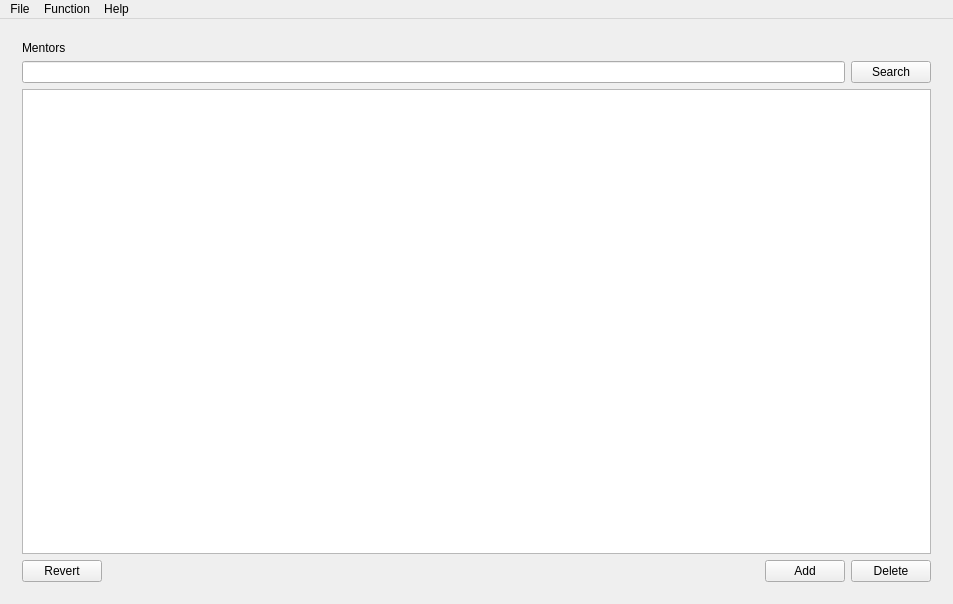
<?xml version="1.0" encoding="UTF-8"?>
<ui version="4.0">
 <class>MainWindow</class>
 <widget class="QMainWindow" name="MainWindow">
  <property name="geometry">
   <rect>
    <x>0</x>
    <y>0</y>
    <width>953</width>
    <height>604</height>
   </rect>
  </property>
  <property name="minimumSize">
   <size>
    <width>740</width>
    <height>480</height>
   </size>
  </property>
  <property name="windowTitle">
   <string>Set4ANU</string>
  </property>
  <property name="windowIcon">
   <iconset resource="icon.qrc">
    <normaloff>:/icon/icon.ico</normaloff>:/icon/icon.ico</iconset>
  </property>
  <widget class="QWidget" name="centralWidget">
   <property name="sizePolicy">
    <sizepolicy hsizetype="Expanding" vsizetype="Expanding">
     <horstretch>0</horstretch>
     <verstretch>0</verstretch>
    </sizepolicy>
   </property>
   <layout class="QGridLayout" name="gridLayout_5">
    <item row="0" column="0">
     <layout class="QGridLayout" name="gridLayout">
      <item row="0" column="0">
       <widget class="QStackedWidget" name="stack">
        <property name="cursor">
         <cursorShape>ArrowCursor</cursorShape>
        </property>
        <property name="currentIndex">
         <number>0</number>
        </property>
        <widget class="QWidget" name="page_mentors">
         <layout class="QGridLayout" name="gridLayout_3">
          <item row="2" column="0">
           <widget class="QTableView" name="tableView_mentors">
            <property name="sortingEnabled">
             <bool>true</bool>
            </property>
           </widget>
          </item>
          <item row="1" column="0">
           <layout class="QGridLayout" name="gridLayout_mentors_search">
            <item row="0" column="0">
             <widget class="QLineEdit" name="lineEdit_mentors_search"/>
            </item>
            <item row="0" column="1">
             <widget class="QPushButton" name="pushButton_mentors_search">
              <property name="text">
               <string>Search</string>
              </property>
             </widget>
            </item>
           </layout>
          </item>
          <item row="3" column="0">
           <layout class="QGridLayout" name="gridLayout_mentors_edit">
            <item row="1" column="5">
             <spacer name="horizontalSpacer_mentors">
              <property name="orientation">
               <enum>Qt::Horizontal</enum>
              </property>
              <property name="sizeHint" stdset="0">
               <size>
                <width>40</width>
                <height>20</height>
               </size>
              </property>
             </spacer>
            </item>
            <item row="1" column="6">
             <widget class="QPushButton" name="pushButton_mentors_add">
              <property name="text">
               <string>Add</string>
              </property>
             </widget>
            </item>
            <item row="1" column="7">
             <widget class="QPushButton" name="pushButton_mentors_delete">
              <property name="text">
               <string>Delete</string>
              </property>
             </widget>
            </item>
            <item row="1" column="0">
             <widget class="QPushButton" name="pushButton_mentors_revert">
              <property name="text">
               <string>Revert</string>
              </property>
             </widget>
            </item>
           </layout>
          </item>
          <item row="0" column="0">
           <widget class="QLabel" name="label_mentors">
            <property name="text">
             <string>Mentors</string>
            </property>
           </widget>
          </item>
         </layout>
        </widget>
        <widget class="QWidget" name="page_mentees">
         <layout class="QGridLayout" name="gridLayout_4">
          <item row="4" column="0">
           <layout class="QGridLayout" name="gridLayout_mentees_edit">
            <item row="0" column="6">
             <widget class="QPushButton" name="pushButton_mentees_add">
              <property name="text">
               <string>Add</string>
              </property>
             </widget>
            </item>
            <item row="0" column="5">
             <spacer name="horizontalSpacer_mentees">
              <property name="orientation">
               <enum>Qt::Horizontal</enum>
              </property>
              <property name="sizeHint" stdset="0">
               <size>
                <width>40</width>
                <height>20</height>
               </size>
              </property>
             </spacer>
            </item>
            <item row="0" column="7">
             <widget class="QPushButton" name="pushButton_mentees_delete">
              <property name="text">
               <string>Delete</string>
              </property>
             </widget>
            </item>
            <item row="0" column="0">
             <widget class="QPushButton" name="pushButton_mentees_revert">
              <property name="text">
               <string>Revert</string>
              </property>
             </widget>
            </item>
           </layout>
          </item>
          <item row="1" column="0">
           <layout class="QGridLayout" name="gridLayout_mentees_search">
            <item row="0" column="0">
             <widget class="QLineEdit" name="lineEdit_mentees_search"/>
            </item>
            <item row="0" column="1">
             <widget class="QPushButton" name="pushButton_mentees_search">
              <property name="text">
               <string>Search</string>
              </property>
             </widget>
            </item>
           </layout>
          </item>
          <item row="3" column="0">
           <widget class="QTableView" name="tableView_mentees">
            <property name="sortingEnabled">
             <bool>true</bool>
            </property>
           </widget>
          </item>
          <item row="0" column="0">
           <widget class="QLabel" name="label_mentees">
            <property name="text">
             <string>Mentees</string>
            </property>
           </widget>
          </item>
         </layout>
        </widget>
        <widget class="QWidget" name="page_matching">
         <layout class="QGridLayout" name="gridLayout_2">
          <item row="0" column="1">
           <layout class="QGridLayout" name="gridLayout_match_mentees">
            <item row="0" column="0">
             <widget class="QTableView" name="tableView_match_mentees_matched">
              <property name="sortingEnabled">
               <bool>false</bool>
              </property>
             </widget>
            </item>
            <item row="4" column="0">
             <layout class="QGridLayout" name="gridLayout_match_mentees_search">
              <item row="0" column="0">
               <widget class="QLineEdit" name="lineEdit_match_search_mentees"/>
              </item>
              <item row="0" column="1">
               <widget class="QPushButton" name="pushButton_match_search_mentees">
                <property name="text">
                 <string>Search</string>
                </property>
               </widget>
              </item>
             </layout>
            </item>
            <item row="1" column="0">
             <layout class="QGridLayout" name="gridLayout_match_mentees_manual">
              <item row="0" column="1">
               <widget class="QPushButton" name="pushButton_Up">
                <property name="text">
                 <string>↑</string>
                </property>
               </widget>
              </item>
              <item row="0" column="2">
               <widget class="QPushButton" name="pushButton_Down">
                <property name="text">
                 <string>↓</string>
                </property>
               </widget>
              </item>
              <item row="0" column="4">
               <spacer name="horizontalSpacer_2">
                <property name="orientation">
                 <enum>Qt::Horizontal</enum>
                </property>
                <property name="sizeHint" stdset="0">
                 <size>
                  <width>40</width>
                  <height>20</height>
                 </size>
                </property>
               </spacer>
              </item>
              <item row="0" column="0">
               <spacer name="horizontalSpacer_3">
                <property name="orientation">
                 <enum>Qt::Horizontal</enum>
                </property>
                <property name="sizeHint" stdset="0">
                 <size>
                  <width>40</width>
                  <height>20</height>
                 </size>
                </property>
               </spacer>
              </item>
             </layout>
            </item>
            <item row="3" column="0">
             <widget class="QTableView" name="tableView_match_mentees_to_be_match">
              <property name="sortingEnabled">
               <bool>true</bool>
              </property>
             </widget>
            </item>
           </layout>
          </item>
          <item row="0" column="0">
           <layout class="QGridLayout" name="gridLayout_match_mentors">
            <item row="0" column="0">
             <widget class="QTableView" name="tableView_match_mentors">
              <property name="sortingEnabled">
               <bool>true</bool>
              </property>
             </widget>
            </item>
            <item row="1" column="0">
             <layout class="QGridLayout" name="gridLayout_match_mentors_search">
              <item row="1" column="0">
               <widget class="QLineEdit" name="lineEdit_match_search_mentors"/>
              </item>
              <item row="1" column="1">
               <widget class="QPushButton" name="pushButton_match_search_mentors">
                <property name="text">
                 <string>Search</string>
                </property>
               </widget>
              </item>
             </layout>
            </item>
           </layout>
          </item>
          <item row="0" column="2">
           <layout class="QVBoxLayout" name="verticalLayout">
            <item>
             <widget class="QLabel" name="label_gender">
              <property name="text">
               <string>Gender:</string>
              </property>
             </widget>
            </item>
            <item>
             <widget class="QComboBox" name="comboBox_gender">
              <property name="accessibleName">
               <string/>
              </property>
              <item>
               <property name="text">
                <string>Leave Out</string>
               </property>
              </item>
              <item>
               <property name="text">
                <string>Must Be Same</string>
               </property>
              </item>
              <item>
               <property name="text">
                <string>High Priority</string>
               </property>
              </item>
              <item>
               <property name="text">
                <string>Medium Priority</string>
               </property>
              </item>
              <item>
               <property name="text">
                <string>Low Priority</string>
               </property>
              </item>
             </widget>
            </item>
            <item>
             <widget class="QLabel" name="label_college">
              <property name="text">
               <string>College:</string>
              </property>
             </widget>
            </item>
            <item>
             <widget class="QComboBox" name="comboBox_college">
              <item>
               <property name="text">
                <string>Leave Out</string>
               </property>
              </item>
              <item>
               <property name="text">
                <string>Must Be Same</string>
               </property>
              </item>
              <item>
               <property name="text">
                <string>High Priority</string>
               </property>
              </item>
              <item>
               <property name="text">
                <string>Medium Priority</string>
               </property>
              </item>
              <item>
               <property name="text">
                <string>Low Priority</string>
               </property>
              </item>
             </widget>
            </item>
            <item>
             <widget class="QLabel" name="label_language">
              <property name="text">
               <string>Language:</string>
              </property>
             </widget>
            </item>
            <item>
             <widget class="QComboBox" name="comboBox_language">
              <item>
               <property name="text">
                <string>Leave Out</string>
               </property>
              </item>
              <item>
               <property name="text">
                <string>Must Be Same</string>
               </property>
              </item>
              <item>
               <property name="text">
                <string>High Priority</string>
               </property>
              </item>
              <item>
               <property name="text">
                <string>Medium Priority</string>
               </property>
              </item>
              <item>
               <property name="text">
                <string>Low Priority</string>
               </property>
              </item>
             </widget>
            </item>
            <item>
             <widget class="QLabel" name="label_academic_level">
              <property name="text">
               <string>Academic Level:</string>
              </property>
             </widget>
            </item>
            <item>
             <widget class="QComboBox" name="comboBox_academic_level">
              <item>
               <property name="text">
                <string>Leave Out</string>
               </property>
              </item>
              <item>
               <property name="text">
                <string>Must Be Same</string>
               </property>
              </item>
              <item>
               <property name="text">
                <string>High Priority</string>
               </property>
              </item>
              <item>
               <property name="text">
                <string>Medium Priority</string>
               </property>
              </item>
              <item>
               <property name="text">
                <string>Low Priority</string>
               </property>
              </item>
             </widget>
            </item>
            <item>
             <widget class="QLabel" name="label_consideration">
              <property name="text">
               <string>Consdieration:</string>
              </property>
             </widget>
            </item>
            <item>
             <widget class="QComboBox" name="comboBox_consideration">
              <item>
               <property name="text">
                <string>Leave Out</string>
               </property>
              </item>
              <item>
               <property name="text">
                <string>Manual Match</string>
               </property>
              </item>
             </widget>
            </item>
            <item>
             <widget class="Line" name="line">
              <property name="orientation">
               <enum>Qt::Horizontal</enum>
              </property>
             </widget>
            </item>
            <item>
             <widget class="QLabel" name="label_mentees_num">
              <property name="text">
               <string>Max Mentees Num:</string>
              </property>
             </widget>
            </item>
            <item>
             <widget class="QSpinBox" name="spinBox_mentees_num">
              <property name="minimum">
               <number>1</number>
              </property>
              <property name="maximum">
               <number>10</number>
              </property>
              <property name="value">
               <number>5</number>
              </property>
             </widget>
            </item>
            <item>
             <widget class="Line" name="line_2">
              <property name="orientation">
               <enum>Qt::Horizontal</enum>
              </property>
             </widget>
            </item>
            <item>
             <widget class="QPushButton" name="pushButton_Auto">
              <property name="text">
               <string>AUTO</string>
              </property>
             </widget>
            </item>
            <item>
             <widget class="QPushButton" name="pushButton_Refresh">
              <property name="text">
               <string>Refresh</string>
              </property>
             </widget>
            </item>
            <item>
             <widget class="QPushButton" name="pushButton_Clear">
              <property name="text">
               <string>Clear</string>
              </property>
             </widget>
            </item>
            <item>
             <spacer name="verticalSpacer">
              <property name="orientation">
               <enum>Qt::Vertical</enum>
              </property>
              <property name="sizeHint" stdset="0">
               <size>
                <width>20</width>
                <height>40</height>
               </size>
              </property>
             </spacer>
            </item>
           </layout>
          </item>
         </layout>
        </widget>
       </widget>
      </item>
     </layout>
    </item>
   </layout>
  </widget>
  <widget class="QMenuBar" name="menuBar">
   <property name="geometry">
    <rect>
     <x>0</x>
     <y>0</y>
     <width>953</width>
     <height>21</height>
    </rect>
   </property>
   <widget class="QMenu" name="menuFile">
    <property name="title">
     <string>File</string>
    </property>
    <addaction name="actionImport_Mentors"/>
    <addaction name="actionImport_Mentees"/>
    <addaction name="actionImport_Match_Result"/>
    <addaction name="separator"/>
    <addaction name="actionExport_Mentors"/>
    <addaction name="actionExport_Mentees"/>
    <addaction name="actionExport_Match_Result"/>
    <addaction name="actionExport_Wattle_File"/>
   </widget>
   <widget class="QMenu" name="menuFunction">
    <property name="title">
     <string>Function</string>
    </property>
    <addaction name="actionManage_Mentors"/>
    <addaction name="actionManage_Mentees"/>
    <addaction name="actionManage_Matching"/>
   </widget>
   <widget class="QMenu" name="menuAbout">
    <property name="title">
     <string>Help</string>
    </property>
    <addaction name="actionAbout"/>
    <addaction name="actionAbout_Qt"/>
   </widget>
   <addaction name="menuFile"/>
   <addaction name="menuFunction"/>
   <addaction name="menuAbout"/>
  </widget>
  <action name="actionImport_Mentors">
   <property name="text">
    <string>Import Mentors</string>
   </property>
  </action>
  <action name="actionImport_Mentees">
   <property name="text">
    <string>Import Mentees</string>
   </property>
  </action>
  <action name="actionManage_Mentors">
   <property name="checkable">
    <bool>true</bool>
   </property>
   <property name="text">
    <string>Manage Mentors</string>
   </property>
  </action>
  <action name="actionManage_Mentees">
   <property name="checkable">
    <bool>true</bool>
   </property>
   <property name="text">
    <string>Manage Mentees</string>
   </property>
  </action>
  <action name="actionManage_Matching">
   <property name="checkable">
    <bool>true</bool>
   </property>
   <property name="text">
    <string>Manage Matching</string>
   </property>
  </action>
  <action name="actionImport_Match_Result">
   <property name="text">
    <string>Import Match Result</string>
   </property>
  </action>
  <action name="actionExport_Mentors">
   <property name="text">
    <string>Export Mentors</string>
   </property>
  </action>
  <action name="actionExport_Mentees">
   <property name="text">
    <string>Export Mentees</string>
   </property>
  </action>
  <action name="actionExport_Match_Result">
   <property name="text">
    <string>Export Match Result</string>
   </property>
  </action>
  <action name="actionExport_Wattle_File">
   <property name="text">
    <string>Export Wattle File</string>
   </property>
  </action>
  <action name="actionAbout">
   <property name="text">
    <string>About This Program</string>
   </property>
  </action>
  <action name="actionAbout_Qt">
   <property name="text">
    <string>About Qt</string>
   </property>
  </action>
 </widget>
 <layoutdefault spacing="6" margin="11"/>
 <resources>
  <include location="icon.qrc"/>
 </resources>
 <connections/>
</ui>
